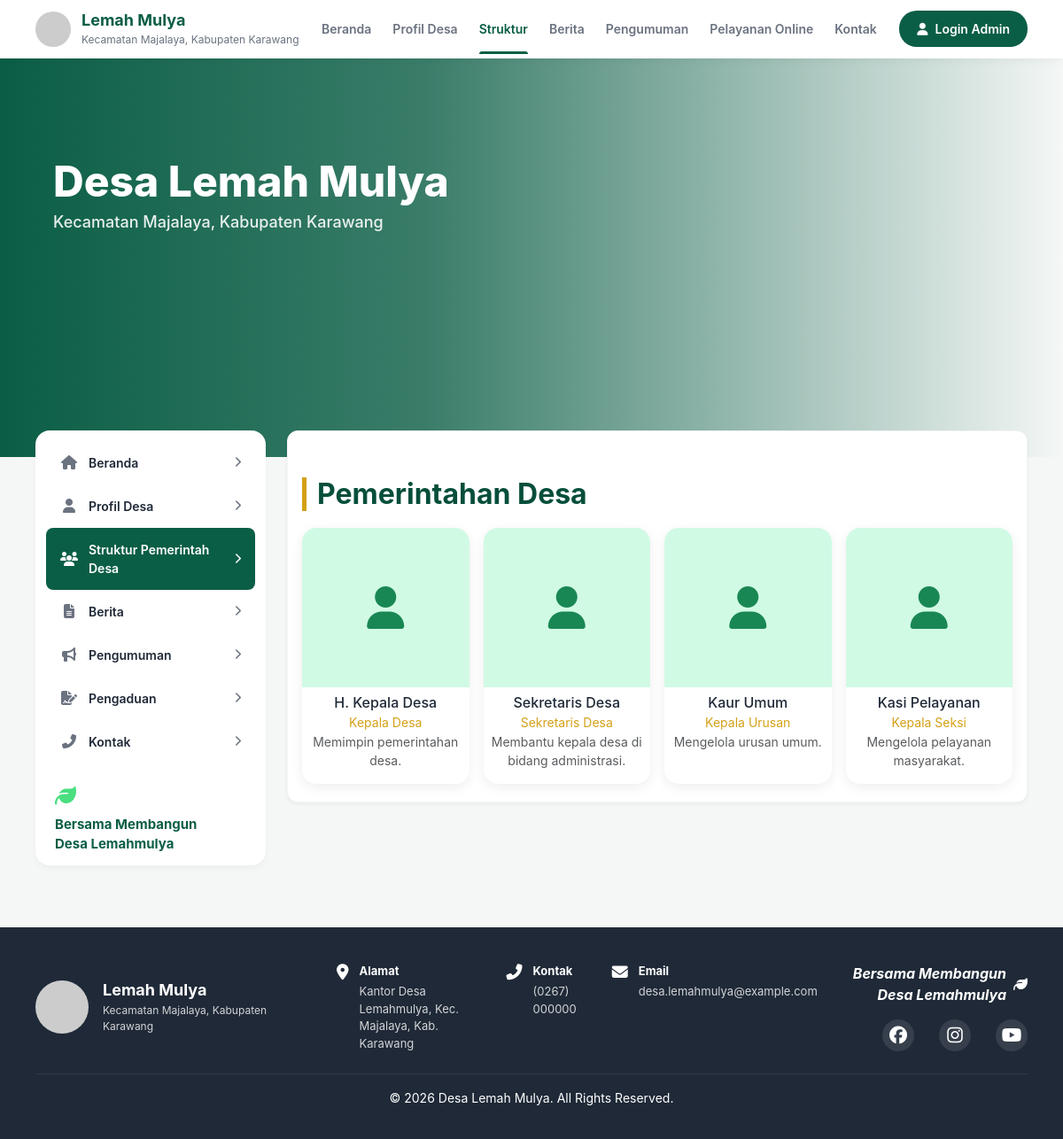
Page /struktur.php on the committed database.
### tables this page shows
CREATE TABLE perangkat_desa(id INT AUTO_INCREMENT PRIMARY KEY,nama VARCHAR(100),jabatan VARCHAR(60),nip VARCHAR(30),profil TEXT,foto VARCHAR(100));

### config/database.php (called while the page is built, shortened)
<?php
if ($_SERVER['HTTP_HOST'] === 'localhost') {
    $host = 'localhost';
    $db   = 'digital_desa';
    $user = 'root';
    $pass = '';
} else {
    $host = 'sql107.infinityfree.com';
    $db   = 'if0_43028656_desa_lemahmulya';
    $user = 'if0_43028656';
    $pass = 'rgmvGCwJ3SWcKxg';
}
try {
    $pdo = new PDO(
        "mysql:host=$host;dbname=$db;charset=utf8mb4",
        $user,
        $pass,
        [
            PDO::ATTR_ERRMODE => PDO::ERRMODE_EXCEPTION,
            PDO::ATTR_DEFAULT_FETCH_MODE => PDO::FETCH_ASSOC
        ]
    );
} catch (PDOException $e) {
    die("Koneksi gagal: " . $e->getMessage());
}
function e($s){return htmlspecialchars((string)$s,ENT_QUOTES,'UTF-8');}
function run($q,$p=[]){global $pdo;$s=$pdo->prepare($q);$s->execute($p);return $s;}
function rows($q,$p=[]){return run($q,$p)->fetchAll();}
$S=array_column(rows('SELECT k,v FROM pengaturan'),'v','k');
function s($k){global $S;return e($S[$k]??'');}

### struktur.php (the view, shortened to what this page needs)
<?php
$file = "index";
$page='struktur';
include 'includes/header.php'
;?>
<?php include 'includes/hero.php'; ?>
<div class="main-container">
    <?php include 'includes/sidebar_desktop.php'; ?>
    <main class="content-center">
        <section class="content-section">
            <h2 class="judul">Pemerintahan Desa</h2><div class="row g-3"><?php foreach(rows('SELECT * FROM perangkat_desa ORDER BY id') as $p):?><div class="col-6 col-md-3"><div class="card-desa bg-white text-center pb-3"><?php if($p['foto']):?><img class="thumb" src="assets/uploads/<?=e($p['foto'])?>"><?php else:?><div class="thumb d-flex align-items-center justify-content-center"><i class="fa fa-user fa-3x text-success"></i></div><?php endif;?><h6 class="mt-2 mb-0"><?=e($p['nama'])?></h6><small class="text-gold"><?=e($p['jabatan'])?></small><p class="small text-muted px-2"><?=e($p['profil'])?></p></div></div><?php endforeach;?></div>
        </section>
    </main>
</div>
<?php include 'includes/footer.php';?>

### includes/header.php (shortened to what this page needs)
<?php require_once __DIR__.'/../config/database.php';$root=$root??'';?>
<!DOCTYPE html>
<html lang="id">
    <head>
        <link href="https://cdn.jsdelivr.net/npm/bootstrap@5.3.3/dist/css/bootstrap.min.css" rel="stylesheet">
        <link href="https://cdnjs.cloudflare.com/ajax/libs/font-awesome/6.5.1/css/all.min.css" rel="stylesheet">
        <link href="<?=$root?>assets/css/style.css" rel="stylesheet">
        <link href="<?=$root?>assets/css/global.css" rel="stylesheet">
        <link href="<?=$root?>assets/css/<?=$file?>.css" rel="stylesheet">
    </head>
    <body>
<?php include __DIR__.'/navbar.php';?>

### includes/navbar.php (shortened to what this page needs)
<?php
$page = $page ?? '';
?>
<header class="header">
    <div>
        <a href="<?=$root?>index.php" class="header-left">
        <div class="logo">
            <img src="https://via.placeholder.com/40" alt="Logo">
        </div>
        <div class="header-titles">
            <h1><?=s('nama_desa')?></h1>
            <p>Kecamatan <?=s('kecamatan')?>, Kabupaten <?=s('kabupaten')?></p>
        </div>
        </a>
    </div>
    <nav class="desktop-nav desktop-only-flex">
        <a href="<?=$root?>index.php" class=<?= $page == 'beranda' ? 'active' : '' ?>>Beranda</a>
        <a href="<?=$root?>profil.php" class=<?= $page == 'profil' ? 'active' : '' ?>>Profil Desa</a>
        <a href="<?=$root?>struktur.php" class=<?= $page == 'struktur' ? 'active' : '' ?>>Struktur</a>
        <a href="<?=$root?>berita.php" class=<?= $page == 'berita' ? 'active' : '' ?>>Berita</a>
        <a href="<?=$root?>pengumuman.php" class=<?= $page == 'pengumuman' ? 'active' : '' ?>>Pengumuman</a>
        <a href="<?=$root?>masyarakat/layanan.php" class=<?= $page == 'layanan' ? 'active' : '' ?>>Pelayanan Online</a>
        <a href="<?=$root?>kontak.php" class=<?= $page == 'kontak' ? 'active' : '' ?>>Kontak</a>
    </nav>
    <div class="header-right desktop-only-flex">
         <a href="<?=$root?>login.php">
        <button class="btn-login"><i class="fas fa-user"></i> Login Admin</button>
        </a>
    </div>
</header>

### includes/hero.php
<section class="hero-beranda">
    <div class="hero-bg">
        <img src="assets/uploads/banner1.jpg" alt="Kantor Desa">
        <div class="hero-overlay-gradient"></div>
    </div>
    <div class="hero-content">
        <h2>Desa <?=s('nama_desa')?></h2>
        <p class="subtitle">Kecamatan <?=s('kecamatan')?>, Kabupaten <?=s('kabupaten')?></p>
    </div>
</section>

### includes/sidebar_desktop.php
<aside class="sidebar-left desktop-only">
    <div class="side-menu">
        <a href="<?=$root?>index.php" class="side-menu-item <?= $page == 'beranda' ? 'active' : '' ?>">
            <div><i class="fas fa-home icon-box"></i> Beranda</div>
            <i class="fas fa-chevron-right arrow"></i>
        </a>
        <a href="<?=$root?>profil.php" class="side-menu-item <?= $page == 'profil' ? 'active' : '' ?>">
            <div><i class="fas fa-user icon-box"></i> Profil Desa</div>
            <i class="fas fa-chevron-right arrow"></i>
        </a>
        <a href="<?=$root?>struktur.php" class="side-menu-item <?= $page == 'struktur' ? 'active' : '' ?>">
            <div><i class="fas fa-users icon-box"></i> Struktur Pemerintah Desa</div>
            <i class="fas fa-chevron-right arrow"></i>
        </a>
        <a href="<?=$root?>berita.php" class="side-menu-item <?= $page == 'berita' ? 'active' : '' ?>">
            <div><i class="fas fa-file-alt icon-box"></i> Berita</div>
            <i class="fas fa-chevron-right arrow"></i>
        </a>
        <a href="<?=$root?>pengumuman.php" class="side-menu-item <?= $page == 'pengumuman' ? 'active' : '' ?>">
            <div><i class="fas fa-bullhorn icon-box"></i> Pengumuman</div>
            <i class="fas fa-chevron-right arrow"></i>
        </a>
        <a href="<?=$root?>pengaduan.php" class="side-menu-item <?= $page == 'pengaduan' ? 'active' : '' ?>">
            <div><i class="fas fa-file-signature icon-box"></i> Pengaduan </div>
            <i class="fas fa-chevron-right arrow"></i>
        </a>
        <a href="<?=$root?>kontak.php" class="side-menu-item <?= $page == 'kontak' ? 'active' : '' ?>">
            <div><i class="fas fa-phone-alt icon-box"></i> Kontak</div>
            <i class="fas fa-chevron-right arrow"></i>
        </a>
        <div class="sidebar-illustration">
            <i class="fas fa-leaf" style="color: #4ade80; font-size: 24px;"></i>
            <p>Bersama Membangun<br>Desa Lemahmulya</p>
        </div>
    </div>
</aside>

### includes/footer.php (shortened to what this page needs)
<footer id="kontak" class="desktop-footer desktop-only">
    <div class="footer-container">
        <div class="footer-brand">
            <img src="https://via.placeholder.com/40" alt="Logo" class="footer-logo">
            <div>
                <h4><?=s('nama_desa')?></h4>
                <p>Kecamatan <?=s('kecamatan')?>, Kabupaten <?=s('kabupaten')?></p>
            </div>
        </div>
        <div class="footer-info">
            <div class="footer-item">
                <i class="fas fa-map-marker-alt"></i>
                <div>
                    <span class="font-bold">Alamat</span>
                    <p><?=s('alamat')?></p>
                </div>
            </div>
            <div class="footer-item">
                <i class="fas fa-phone-alt"></i>
                <div>
                    <span class="font-bold">Kontak</span>
                    <p><?=s('telepon')?></p>
                </div>
            </div>
            <div class="footer-item">
                <i class="fas fa-envelope"></i>
                <div>
                    <span class="font-bold">Email</span>
                    <p><?=s('email')?></p>
                </div>
            </div>
        </div>
        <div class="footer-social">
            <p class="slogan">Bersama Membangun<br>Desa Lemahmulya <i class="fas fa-leaf"></i></p>
            <div class="social-icons">
                <a class="text-white me-3" href="<?=s('facebook')?>"><i class="fab fa-facebook fa-lg"></i></a>
                <a class="text-white me-3" href="<?=s('instagram')?>"><i class="fab fa-instagram fa-lg"></i></a>
                <a class="text-white" href="<?=s('youtube')?>"><i class="fab fa-youtube fa-lg"></i></a>
            </div>
        </div>
    </div>
    <div class="footer-bottom">
        <hr class="border-secondary mt-4">
        <p class="text-center pb-3 mb-0 small">© 2026 Desa <?=s('nama_desa')?>. All Rights Reserved.</p>
    </div>
</footer>
</body>
</html>

### assets/css/style.css (style rules this page uses)
:root { --h:#064e3b;--e:#059669;--g:#d4a017 }
body { background:#f8faf9;font-family:'Segoe UI',sans-serif }
.text-gold { color:var(--g)!important }
.card-desa { border:0;border-radius:16px;box-shadow:0 4px 14px rgba(0,0,0,.07);transition:.25s;height:100% }
.judul { color:var(--h);font-weight:700;border-left:5px solid var(--g);padding-left:12px;margin:2rem 0 1.2rem }
.thumb { height:180px;object-fit:cover;border-radius:16px 16px 0 0;background:#d1fae5;width:100% }

### assets/css/index.css (style rules this page uses)
.hero-beranda { position: relative; overflow: hidden; color: var(--white); padding-top: 30px; }
.hero-bg { position: absolute; top: 0; left: 0; width: 100%; height: 100%; z-index: -1; }
.hero-bg img { width: 100%; height: 100%; object-fit: cover; }
.hero-overlay-gradient { position: absolute; top: 0; left: 0; width: 100%; height: 100%; background: linear-gradient(to bottom, rgba(11, 94, 70, 0.85), rgba(11, 94, 70, 1)); }
.hero-content { padding: 30px 20px; position: relative; z-index: 2; }
.hero-content h2 { font-size: 32px; font-weight: 800; margin-bottom: 4px; }
.subtitle { font-size: 13px; font-weight: 500; margin-bottom: 16px; opacity: 0.9; }
.content-section { background-color: var(--white); border-radius: 12px; padding: 20px 16px; margin: 20px; box-shadow: 0 2px 4px rgba(0,0,0,0.05); border: 1px solid var(--border-color); }
@media (min-width: 992px) { .hero-beranda { padding-bottom: 0; height: 450px; border-radius: 0; } }
@media (min-width: 992px) { .hero-overlay-gradient { background: linear-gradient(to right, rgba(11, 94, 70, 1) 0%, rgba(11, 94, 70, 0.8) 40%, rgba(11, 94, 70, 0) 100%); } }
@media (min-width: 992px) { .hero-content { padding: 80px 60px; max-width: 600px; } }
@media (min-width: 992px) { .hero-content h2 { font-size: 48px; } }
@media (min-width: 992px) { .subtitle { font-size: 18px; } }
@media (min-width: 992px) { .content-section { margin: 0; } }

### rows in the picture
perangkat_desa: nama "H. Kepala Desa", jabatan "Kepala Desa", profil "Memimpin pemerintahan desa."
perangkat_desa: nama "Sekretaris Desa", jabatan "Sekretaris Desa", profil "Membantu kepala desa di bidang administrasi."
perangkat_desa: nama "Kaur Umum", jabatan "Kepala Urusan", profil "Mengelola urusan umum."
perangkat_desa: nama "Kasi Pelayanan", jabatan "Kepala Seksi", profil "Mengelola pelayanan masyarakat."

### other values in the picture
s('nama_desa') "Lemah Mulya"
s('kecamatan') "Majalaya"
s('kabupaten') "Karawang"
s('alamat') "Kantor Desa Lemahmulya, Kec. Majalaya, Kab. Karawang"
s('telepon') "(0267) 000000"
s('email') "desa.lemahmulya@example.com"
